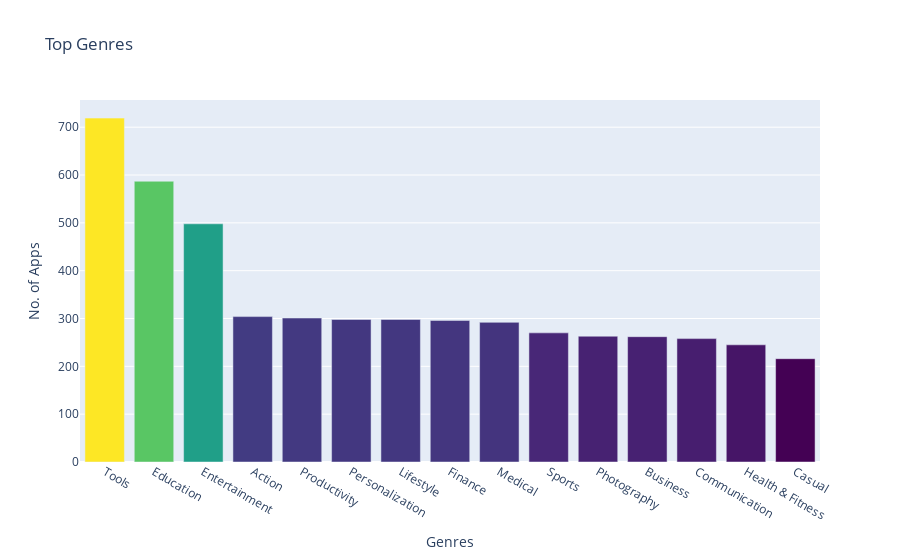

The code cell stored with this chart in its notebook:
### Markdown cell above
**Challenge**: Can you create this chart with the Series containing the genre data? 

<img src=https://imgur.com/DbcoQli.png width=400>

Try experimenting with the built in colour scales in Plotly. You can find a full list [here](https://plotly.com/python/builtin-colorscales/). 

* Find a way to set the colour scale using the color_continuous_scale parameter. 
* Find a way to make the color axis disappear by using coloraxis_showscale.

### Code cell
bar = px.bar(x=num_genres.index[:15], 
            y=num_genres.values[:15], 
            title='Top Genres', 
            hover_name=num_genres.values[:15],
            color=num_genres.values[:15],  
            color_continuous_scale="Viridis")
bar.update_layout(xaxis_title = 'Genres', yaxis_title = 'No. of Apps', coloraxis_showscale=False)

# Now one issue you might is listed below


bar.show()

### Figure 1 — Plotly figure (JSON) as saved in the notebook; plotly's stock layout.template omitted (floating-point values rounded to 4 significant figures)
{"data": [{"alignmentgroup": "True", "hovertemplate": "<b>%{hovertext}</b><br><br>x=%{x}<br>y=%{y}<br>color=%{marker.color}<extra></extra>", "hovertext": [719, 587, 498, 304, 301, 298, 298, 296, 292, 270, 263, 262, 258, 245, 216], "legendgroup": "", "marker": {"color": [719, 587, 498, 304, 301, 298, 298, 296, 292, 270, 263, 262, 258, 245, 216], "coloraxis": "coloraxis", "pattern": {"shape": ""}}, "name": "", "offsetgroup": "", "orientation": "v", "showlegend": false, "textposition": "auto", "type": "bar", "x": ["Tools", "Education", "Entertainment", "Action", "Productivity", "Personalization", "Lifestyle", "Finance", "Medical", "Sports", "Photography", "Business", "Communication", "Health & Fitness", "Casual"], "xaxis": "x", "y": [719, 587, 498, 304, 301, 298, 298, 296, 292, 270, 263, 262, 258, 245, 216], "yaxis": "y"}], "layout": {"barmode": "relative", "coloraxis": {"colorbar": {"title": {"text": "color"}}, "colorscale": [[0, "#440154"], [0.1111, "#482878"], [0.2222, "#3e4989"], [0.3333, "#31688e"], [0.4444, "#26828e"], [0.5556, "#1f9e89"], [0.6667, "#35b779"], [0.7778, "#6ece58"], [0.8889, "#b5de2b"], [1, "#fde725"]], "showscale": false}, "legend": {"tracegroupgap": 0}, "title": {"text": "Top Genres"}, "xaxis": {"anchor": "y", "domain": [0, 1], "title": {"text": "Genres"}}, "yaxis": {"anchor": "x", "domain": [0, 1], "title": {"text": "No. of Apps"}}}}
